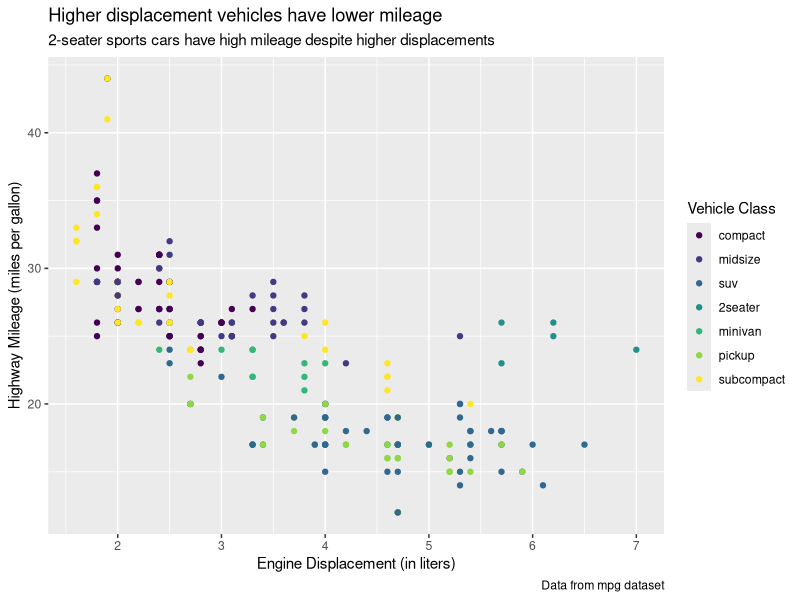
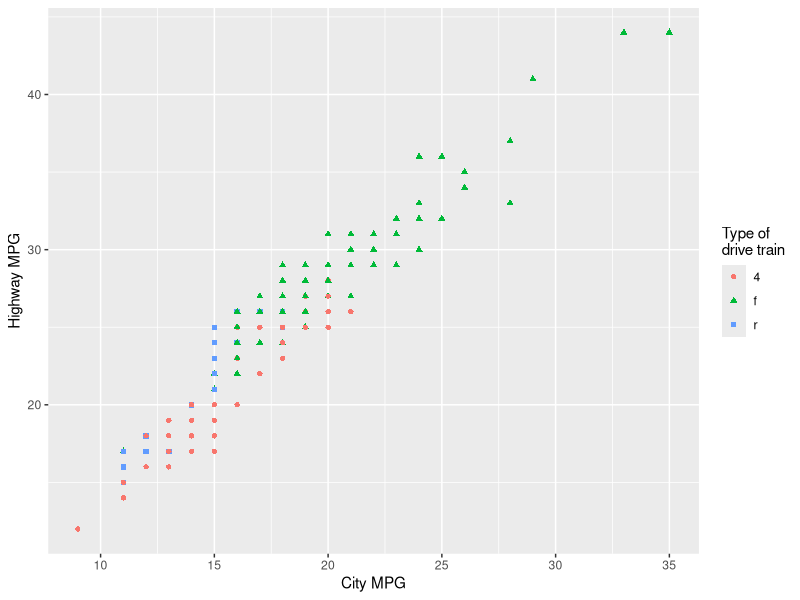
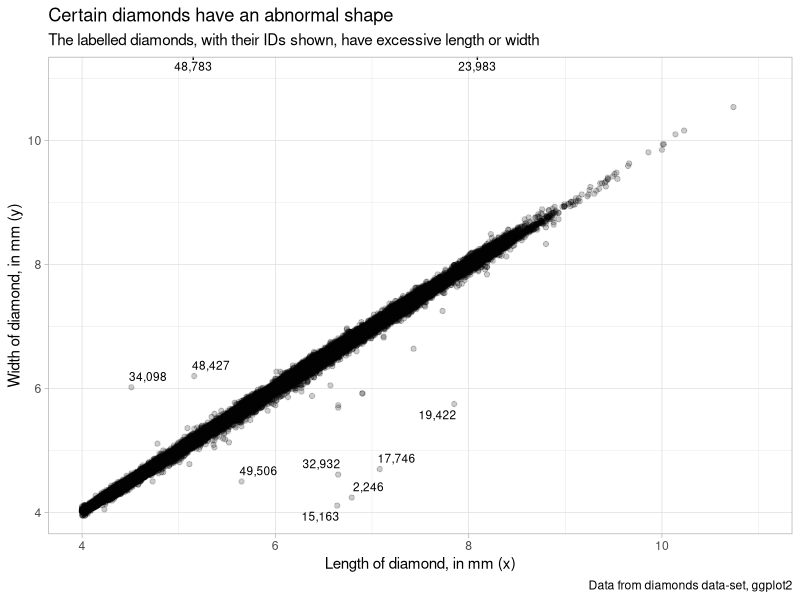
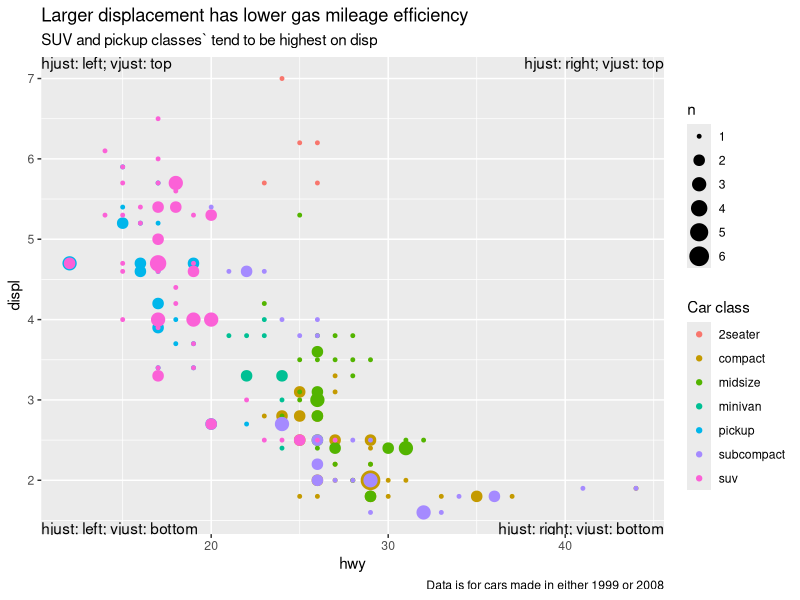
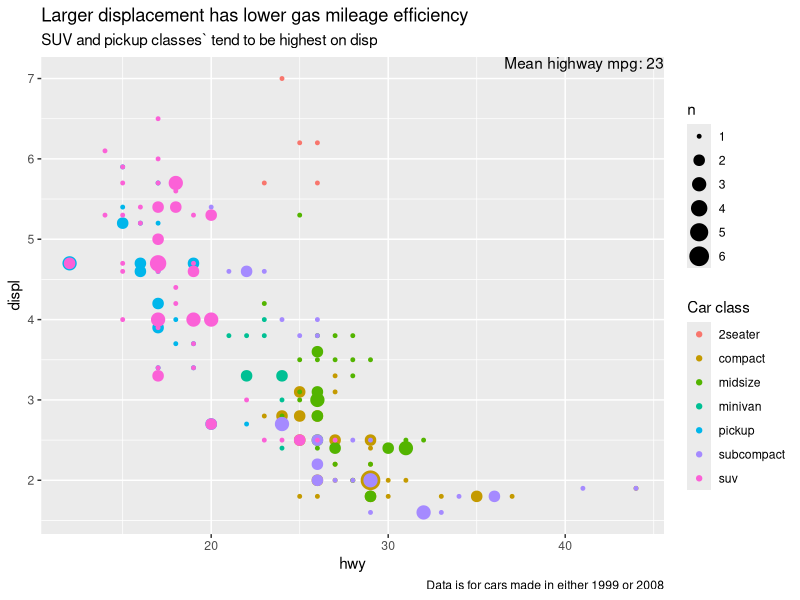
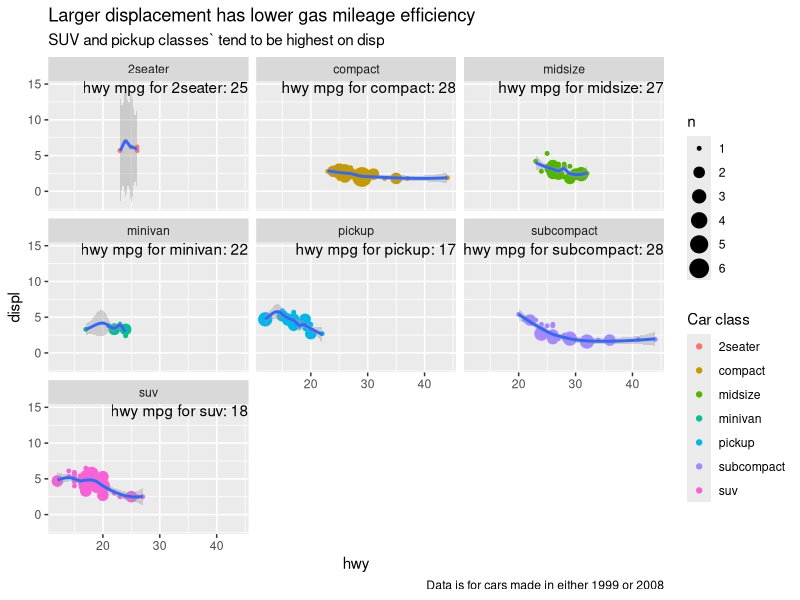
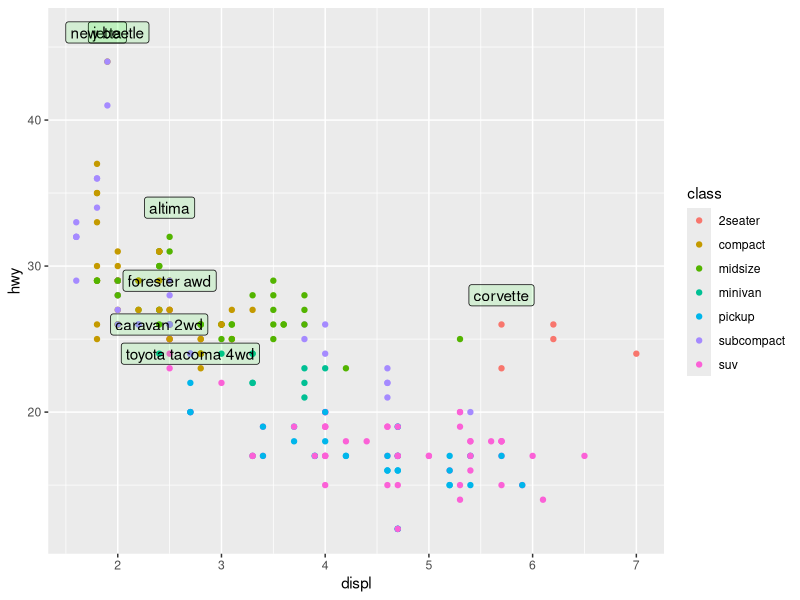
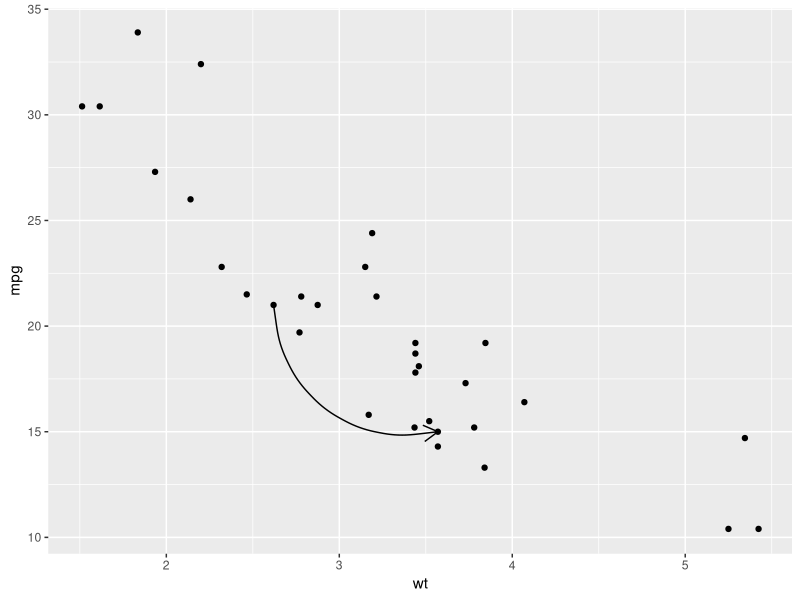

Write R code to recreate these figures, in order.
## ---- chunk 1
knitr::opts_chunk$set(echo = TRUE)
## ---- chunk 2
# Prerequisites (Packages & Libraries)

lapply(c("tidyverse", "ggrepel", "ggthemes", "ggplot2", "rlang", "forcats")
       , library, character.only = TRUE)


library(tidyverse)
library(ggrepel)
library(ggthemes)
library(ggplot2)
library(rlang)
library(forcats)
library(scales)   
## ---- chunk 3
## 11.2.1 Exercises
#1. Create one plot on the fuel economy data with customized title, subtitle, caption, x, y, and color labels.
data(mpg)
mpg |>
  ggplot(aes(x = displ,
             y = hwy,
             col = as_factor(class)
             )
         ) +
  geom_point() +
  labs(title = "Higher displacement vehicles have lower mileage",
       subtitle = "2-seater sports cars have high mileage despite higher displacements",
       x = "Engine Displacement (in liters)",
       y = "Highway Mileage (miles per gallon)",
       caption = "Data from mpg dataset",
       color = "Vehicle Class") +
  theme(legend.position = "right") +
  scale_color_viridis_d()

#2. Recreate the following plot using the fuel economy data. Note that both the colors and shapes of points vary by type of drive train.
mpg |>
  ggplot(aes(x = cty,
             y = hwy,
             shape = drv,
             col = drv)) +
  geom_point() +
  labs(x = "City MPG", y = "Highway MPG",
       col = "Type of \ndrive train",
       shape = "Type of \ndrive train")

#3. Take an exploratory graphic that you’ve created in the last month, and add informative titles to make it easier for others to understand.
diamonds |>    
    mutate(res_lm = (lm(diamonds$y ~ diamonds$x)$residuals)) |>
    filter(x >= 4) |>
    mutate(res_lm = res_lm < -1 | res_lm > 1) |>
    rowid_to_column() |>
    mutate(rowid = ifelse(res_lm, rowid, NA)) |>
    ggplot(aes(x = x, 
               y = y,
               label = scales::comma(rowid))) +   
    geom_point(alpha = 0.2) +
    coord_cartesian(xlim = c(4, 11), ylim = c(4, 11)) +
    ggrepel::geom_text_repel(size = 3) +
    labs(x = "Length of diamond, in mm (x)", 
         y = "Width of diamond, in mm (y)",
         title = "Certain diamonds have an abnormal shape",
         subtitle = "The labelled diamonds, with their IDs shown, have excessive length or width",
         caption = "Data from diamonds data-set, ggplot2") +
  theme_light()

## 11.3.1 Exercises
#1. Use geom_text() with infinite positions to place text at the four corners of the plot.
data_label <- tibble(x = c(Inf, -Inf), 
       hjust = c("right", "left"), 
       y = c(Inf, -Inf),
       vjust = c("top", "bottom")) %>% 
  expand(nesting(x, hjust), nesting(y, vjust)) %>% 
  mutate(label = glue::glue("hjust: {hjust}; vjust: {vjust}"))

mpg %>% 
  ggplot(aes(x = hwy, displ))+
  geom_count(aes(colour = class))+
  labs(title = "Larger displacement has lower gas mileage efficiency",
       subtitle = "SUV and pickup classes` tend to be highest on disp",
       caption = "Data is for cars made in either 1999 or 2008",
       colour = "Car class")+
  geom_text(aes(x = x, y = y, label = label, hjust = hjust, vjust = vjust),
            data = data_label)

#2. Use annotate() to add a point geom in the middle of your last plot without having to create a tibble. Customize the shape, size, or color of the point.

mpg %>% 
  ggplot(aes(x = hwy, displ))+
  geom_count(aes(colour = class))+
  labs(title = "Larger displacement has lower gas mileage efficiency",
       subtitle = "SUV and pickup classes` tend to be highest on disp",
       caption = "Data is for cars made in either 1999 or 2008",
       colour = "Car class")+
  annotate("text", x = Inf, y = Inf, label = paste0("Mean highway mpg: ", round(mean(mpg$hwy))), vjust = "top", hjust = "right")

#3. How do labels with geom_text() interact with faceting? How can you add a label to a single facet? How can you put a different label in each facet? (Hint: Think about the dataset that is being passed to geom_text().)

data_label_single <- tibble(x = Inf, y = Inf, label = paste0("Mean highway mpg: ", round(mean(mpg$hwy))))

data_label <- mpg %>% 
  group_by(class) %>% 
  summarise(hwy = round(mean(hwy))) %>% 
  mutate(label = paste0("hwy mpg for ", class, ": ", hwy)) %>% 
  mutate(x = Inf, y = Inf)

mpg %>% 
  ggplot(aes(x = hwy, displ))+
  geom_count(aes(colour = class))+
  labs(title = "Larger displacement has lower gas mileage efficiency",
       subtitle = "SUV and pickup classes` tend to be highest on disp",
       caption = "Data is for cars made in either 1999 or 2008",
       colour = "Car class")+
  facet_wrap(~class)+
  geom_smooth()+
  geom_text(aes(x = x, y = y, label = label), data = data_label, vjust = "top", hjust = "right")

#4. What arguments to geom_label() control the appearance of the background box?

best_in_class <- mpg %>%
  group_by(class) %>%
  filter(row_number(desc(hwy)) == 1)

ggplot(mpg, aes(displ, hwy)) +
  geom_point(aes(colour = class)) +
  geom_label(aes(label = model), data = best_in_class, nudge_y = 2, alpha = 0.1, fill = "green")

#5. What are the four arguments to arrow()? How do they work? Create a series of plots that demonstrate the most important options.

b <- ggplot(mtcars, aes(wt, mpg)) +
  geom_point()

df <- data.frame(x1 = 2.62, x2 = 3.57, y1 = 21.0, y2 = 15.0)

b + geom_curve(
  aes(x = x1, y = y1, xend = x2, yend = y2),
  data = df,
  arrow = arrow(length = unit(0.03, "npc"))
)

## 11.4.6 Exercises
#1. Why doesn’t the following code override the default scale?
# geom_hex uses fill, not colour
df <- tibble(x = rnorm(100), y = rnorm(100))

ggplot(df, aes(x, y)) +
  geom_hex() +
  scale_fill_gradient(low = "white", high = "red") +
  coord_fixed()

#2. What is the first argument to every scale? How does it compare to labs()?
# name, i.e. what the title will be for that axis/legend/… labs first argument is ... so requires you to name the input

#3. Change the display of the presidential terms by:
#a. Combining the two variants that customize colors and x axis breaks.
#b. Improving the display of the y axis.
#v. Labelling each term with the name of the president.
#d. Adding informative plot labels.
#e. Placing breaks every 4 years (this is trickier than it seems!).

presidential %>%
  mutate(id = 33L + row_number()) %>%
  ggplot(aes(start, id, colour = party)) +
  geom_point() +
  geom_segment(aes(xend = end, yend = id)) +
  geom_text(aes(label = name), vjust = "bottom", nudge_y = 0.2)+
  scale_colour_manual(values = c(Republican = "red", Democratic = "blue"))+
  scale_x_date("Year in 20th and 21st century", date_breaks = "4 years", date_labels = "'%y")+
  # scale_x_date(NULL, breaks = presidential$start, date_labels = "'%y")+
  scale_y_continuous(breaks = c(36, 39, 42), labels = c("36th", "39th", "42nd"))+
  labs(y = "President number", x = "Year")

#4. First, create the following plot. Then, modify the code using override.aes to make the legend easier to see.

ggplot(diamonds, aes(x = carat, y = price)) +
  geom_point(aes(color = cut), alpha = 1/20)

# Use override.aes to make the legend on the following plot easier to see.

diamonds %>% 
  ggplot(aes(carat, price)) +
  geom_point(aes(colour = cut), alpha = 1/20)+
  guides(colour = guide_legend(override.aes = list(alpha = 1)))

## 11.5.1 Exercises
#1. Pick a theme offered by the ggthemes package and apply it to the last plot you made.

ggplot(diamonds, aes(x = carat, y = price)) +   
  geom_point(aes(color = cut), alpha = 1/20) +
  theme_light() +
  guides(color = guide_legend(override.aes = list(size = 5,
                                                  alpha = 0.5))) +
  ggthemes::theme_wsj()

#2. Make the axis labels of your plot blue and bolded.

ggplot(diamonds, aes(x = carat, y = price)) +   
  geom_point(aes(color = cut), alpha = 1/20) +
  theme_light() +
  guides(color = guide_legend(override.aes = list(size = 5,
                                                  alpha = 0.5))) +
  theme(axis.text = element_text(face = "bold",
                                 color = "blue",
                                 size = 12)) +
  theme(legend.position = "bottom")
